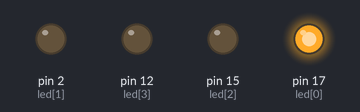
The sketch below on a simulated Arduino Uno, built with avr-gcc and run on an emulated ATmega328P. Shown: output pins drawn as LEDs (lit = HIGH).

Above: at 0.05 s.
At 0.15 s:
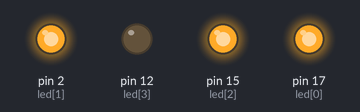
At 2.91 s:
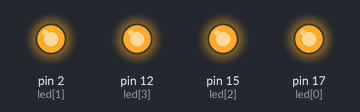
Timing chart, 0 to 3.2 s (numbered marks = the images above):
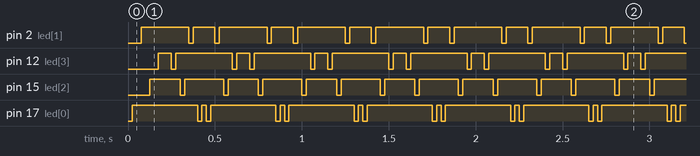

Measured:
- by itself, pin 2 (led[1]): repeats every 0.45 s: LOW 0.03 s, HIGH 0.13 s, LOW 0.03 s, HIGH 0.28 s
- by itself, pin 12 (led[3]): repeats every 0.45 s: LOW 0.03 s, HIGH 0.33 s, LOW 0.03 s, HIGH 0.08 s
- by itself, pin 15 (led[2]): alternates HIGH for 0.18 s and LOW for 0.03 s
- by itself, pin 17 (led[0]): repeats every 0.45 s: LOW 0.03 s, HIGH 0.03 s, LOW 0.03 s, HIGH 0.38 s

The sketch:

lab4-3.ino
```cpp
int led[]={17,2,15,12};
  void setup() {
  pinMode(led[0],OUTPUT);
    pinMode(led[1],OUTPUT);
    pinMode(led[2],OUTPUT);
    pinMode(led[3],OUTPUT);

}

void loop() {
 for( int i=0; i<4; i++){
digitalWrite(led[i],LOW);
delay(25);
digitalWrite(led[i],HIGH);
delay(25);
 }

for( int i=4; i>=0; i--){
digitalWrite(led[i],LOW);
delay(25);
digitalWrite(led[i],HIGH);
delay(25);
}
}
```
